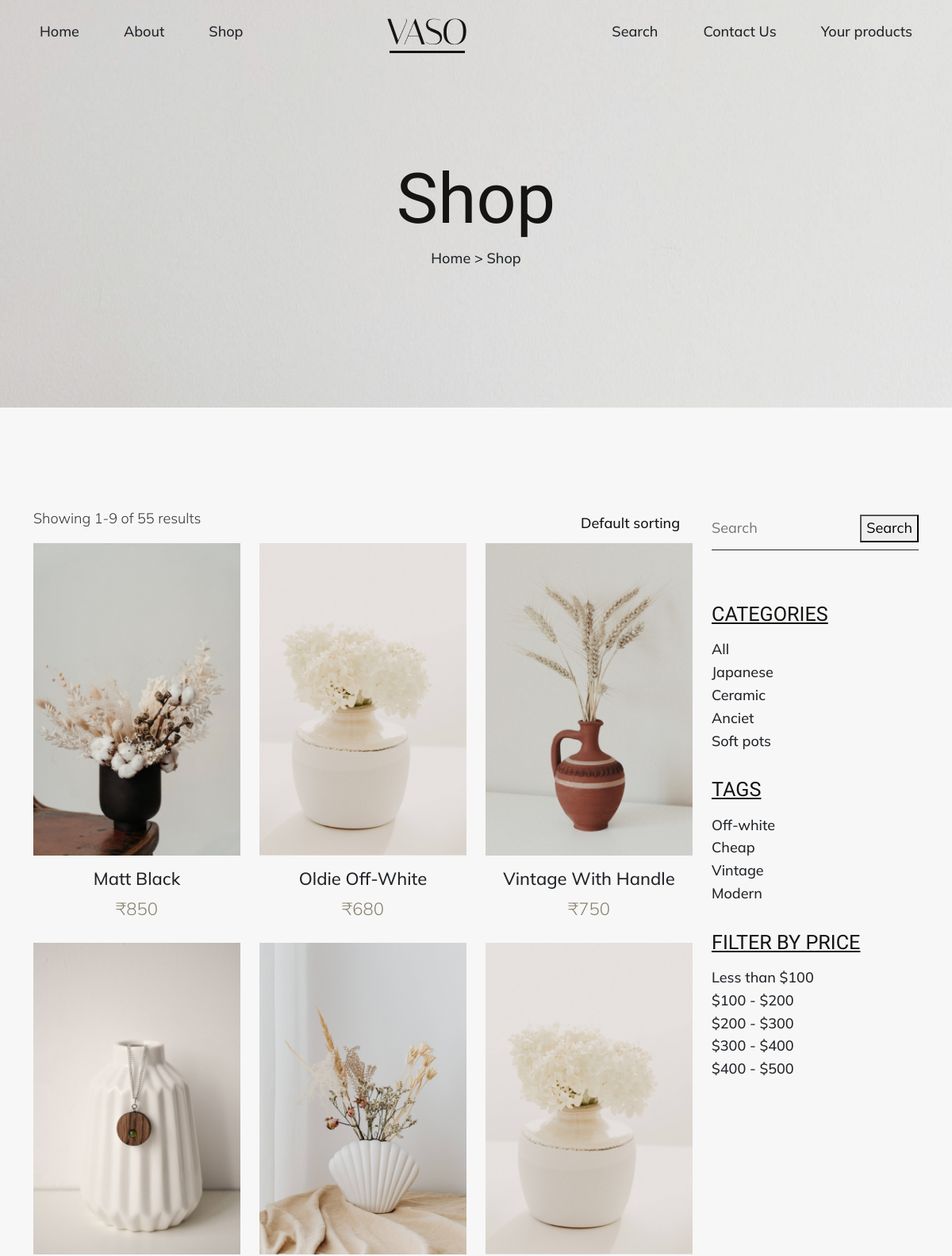
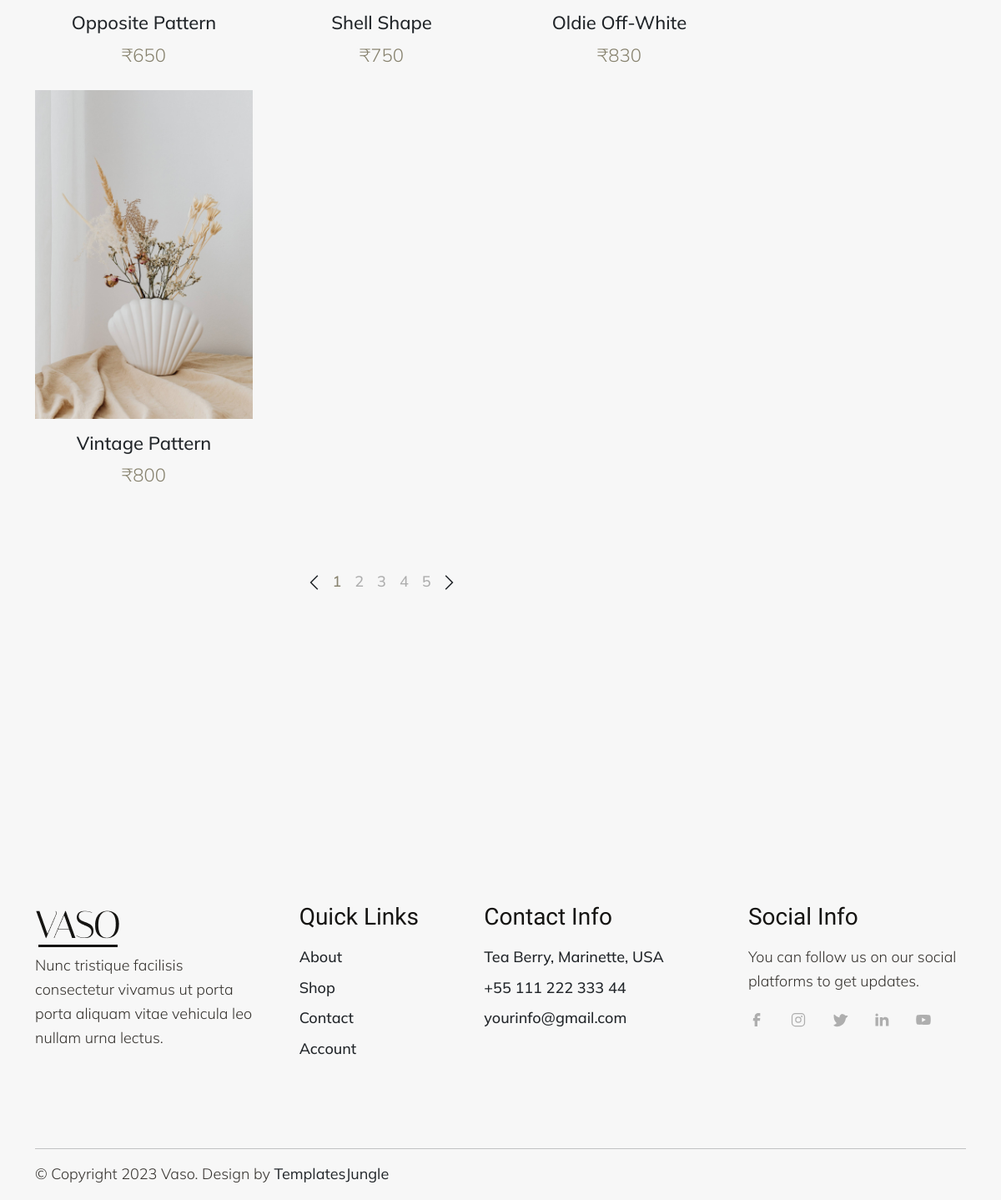
The app's page /product/shop/ with its own data (2 pictures, top to bottom).
### products/models.py (models this page shows, shortened)
class Products(models.Model):
    name = models.CharField(max_length=225)
    price = models.IntegerField()
    desc = models.TextField(null = True, blank=True)
    detailed_desc = models.TextField(null = True, blank=True)
    ad_desc = models.TextField(null = True, blank=True)
    cate = models.ForeignKey(Category, null=True, on_delete=models.CASCADE, blank=True)
    tags = models.ForeignKey(Tags, null=True, on_delete=models.CASCADE, blank=True)
    banner = models.ImageField(upload_to='products/', null=True, blank=True)
    image1 = models.ImageField(upload_to='products/')
    small_image = models.ImageField(upload_to='products/', null=True, blank=True)
    small_image2 = models.ImageField(upload_to='products/', null=True, blank=True)
    small_image3 = models.ImageField(upload_to='products/',null=True, blank=True)
    large_image = models.ImageField(upload_to='products/',null=True, blank=True)
    large_image2 = models.ImageField(upload_to='products/', null=True, blank=True)
    large_image3 = models.ImageField(upload_to='products/',null=True, blank=True)

class Category(models.Model):
    name = models.CharField(max_length=225)

class Tags(models.Model):
    name = models.CharField(max_length=225)

### products/views.py (the view)
# urls.py: path('shop/', shop, name='shop'),
def shop(request):
    if request.method=="POST":
        print("Entered")
        search = request.POST.get('search')
        if search:
            products = Products.objects.filter(name__icontains=search)
            print(search)
        else:
            products = Products.objects.all()
    else:
        products = Products.objects.all()
    category = Category.objects.all()
    tags = Tags.objects.all()
    return render(request,"shop.html",{'p':products, 'c':category, 't':tags})

### templates/shop.html (shortened to what this page needs)
{% extends "base.html" %}
{%load static%}
{%block start%}
    <section class="hero-section jarallax d-flex align-items-center justify-content-center padding-medium pb-5" style="background: url(/upload/hero-img.jpg) no-repeat;">
      <div class="hero-content">
        <div class="container">
          <div class="row">
            <div class="text-center padding-large no-padding-bottom">
              <h1>Shop</h1>
              <div class="breadcrumbs">
                <span class="item">
                  <a href="index.html">Home ></a>
                </span>
                <span class="item">Shop</span>
              </div>
            </div>
          </div>
        </div>
      </div>
    </section>
    <div class="shopify-grid padding-large">
      <div class="container">
        <div class="row">
          <main class="col-md-9">
            <div class="filter-shop d-flex flex-wrap justify-content-between">
              <div class="showing-product">
                <p>Showing 1-9 of 55 results</p>
              </div>
              <div class="sort-by">
                <select id="input-sort" class="form-control" data-filter-sort="" data-filter-order="">
                  <option value="">Default sorting</option>
                </select>
              </div>
            </div>
            <div class="row product-content product-store">
              {%for i in p%}
              <div class="col-lg-4 col-md-6">
                <div class="product-card mb-3 position-relative">
                  <div class="image-holder zoom-effect">
                    <img src="/upload/{{i.image1}}" alt="product-item" class="img-fluid zoom-in">
                  </div>
                  <div class="card-detail text-center pt-3 pb-2">
                    <h5 class="card-title fs-3 text-capitalize">
                      <a href="#">{{i.name}}</a>
                    </h5>
                    <span class="item-price text-primary fs-3 fw-light">₹{{i.price}}</span>
                  </div>
                </div>
              </div>
            {% endfor %}
            <nav class="navigation paging-navigation text-center padding-medium" role="navigation">
              <div class="pagination loop-pagination d-flex justify-content-center align-items-center">
                <a href="#" class="d-flex pe-2">
                  <svg width="24" height="24"><use xlink:href="#angle-left"></use></svg>
                </a>
                <span aria-current="page" class="page-numbers current pe-3">1</span>
                <a class="page-numbers pe-3" href="#">2</a>
                <a class="page-numbers pe-3" href="#">3</a>
                <a class="page-numbers pe-3" href="#">4</a>
                <a class="page-numbers" href="#">5</a>
                <a href="#" class="d-flex ps-2">
                  <svg width="24" height="24"><use xlink:href="#angle-right"></use></svg>
                </a>
              </div>
            </nav>
          </main>
          <aside class="col-md-3">
            <div class="sidebar">
              <div class="widget-menu">
                <div class="widget-search-bar">
                  <form role="search" method="POST" class="position-relative d-flex justify-content-between align-items-center border-bottom border-dark py-1">
                    <input class="search-field" placeholder="Search" type="search" name="search">
                    <div class="search-icon position-absolute end-0">
                      <button type="submit">Search</button>
                    </div>
                  </form>
                </div>
              </div>
              <div class="widget-product-categories pt-5">
                <h5 class="widget-title text-decoration-underline text-uppercase">Categories</h5>
                <ul class="product-categories sidebar-list list-unstyled">
                  <li class="cat-item">
                    <a href="{%url 'shop' %}">All</a>
                  </li>
                  {%for a in c%}
                  <li class="cat-item">
                    <a href="{%url 'shop_category' a.id%}">{{a.name}}</a>
                  </li>
                  {%endfor%}
                </ul>
              </div>
              <div class="widget-product-tags pt-3">
                <h5 class="widget-title text-decoration-underline text-uppercase">Tags</h5>
                <ul class="product-tags sidebar-list list-unstyled">
                  {%for q in t%}
                  <li class="tags-item">
                    <a href="{%url 'shop_category' q.id%}">{{q.name}}</a>
                  </li>
                  {%endfor%}
                </ul>
              </div>
              <div class="widget-price-filter pt-3">
                <h5 class="widget-title text-decoration-underline text-uppercase">Filter By Price</h5>
                <ul class="product-tags sidebar-list list-unstyled">
                  <li class="tags-item">
                    <a href="">Less than $100</a>
                  </li>
                  <li class="tags-item">
                    <a href="">$100 - $200</a>
                  </li>
                  <li class="tags-item">
                    <a href="">$200 - $300</a>
                  </li>
                  <li class="tags-item">
                    <a href="">$300 - $400</a>
                  </li>
                  <li class="tags-item">
                    <a href="">$400 - $500</a>
                  </li>
                </ul>
              </div>
            </div>
          </aside>
        </div>
      </div>
    </div>
    <footer id="footer" class="overflow-hidden padding-xlarge pb-0">
      <div class="container">
        <div class="row">
          <div class="footer-top-area pb-5">
            <div class="row d-flex flex-wrap justify-content-between">
              <div class="col-lg-3 col-sm-6 pb-3" data-aos="fade" data-aos-easing="ease-in" data-aos-duration="1000" data-aos-once="true">
                <div class="footer-menu">
                  <img src="images/main-logo.png" alt="logo" class="mb-2">
                  <p>Nunc tristique facilisis consectetur vivamus ut porta porta aliquam vitae vehicula leo nullam urna lectus.</p>
                </div>
              </div>
              <div class="col-lg-2 col-sm-6 pb-3" data-aos="fade" data-aos-easing="ease-in" data-aos-duration="1200" data-aos-once="true">
                <div class="footer-menu">
                  <h4 class="widget-title pb-2">Quick Links</h4>
                  <ul class="menu-list list-unstyled">
                    <li class="menu-item pb-2">
                      <a href="about.html">About</a>
                    </li>
                    <li class="menu-item pb-2">
                      <a href="shop.html">Shop</a>
                    </li>
                    <li class="menu-item pb-2">
                      <a href="contact.html">Contact</a>
                    </li>
                    <li class="menu-item pb-2">
                      <a href="login.html">Account</a>
                    </li>
                  </ul>
                </div>
              </div>
              <div class="col-lg-3 col-sm-6 pb-3" data-aos="fade" data-aos-easing="ease-in" data-aos-duration="1400" data-aos-once="true">
                <div class="footer-menu contact-item">
                  <h4 class="widget-title pb-2">Contact info</h4>
                  <ul class="menu-list list-unstyled">
                    <li class="menu-item pb-2">
                      <a href="#">Tea Berry, Marinette, USA</a>
                    </li>
                    <li class="menu-item pb-2">
                      <a href="#">+55 111 222 333 44</a>
                    </li>
                    <li class="menu-item pb-2">
                      <a href="mailto:">yourinfo@gmail.com</a>
                    </li>
                  </ul>
                </div>
              </div>
              <div class="col-lg-3 col-sm-6 pb-3" data-aos="fade" data-aos-easing="ease-in" data-aos-duration="1600" data-aos-once="true">
                <div class="footer-menu">
                  <h4 class="widget-title pb-2">Social info</h4>
                  <p>You can follow us on our social platforms to get updates.</p>
                  <div class="social-links">
                    <ul class="d-flex list-unstyled">
                      <li>
                        <a href="#">
                          <svg class="facebook">
                            <use xlink:href="#facebook">
                          </svg>
                        </a>
                      </li>
                      <li>
                        <a href="#">
                          <svg class="instagram">
                            <use xlink:href="#instagram">
                          </svg>
                        </a>
                      </li>
                      <li>
                        <a href="#">
                          <svg class="twitter">
                            <use xlink:href="#twitter">
                          </svg>
                        </a>
                      </li>
                      <li>
                        <a href="#">
                          <svg class="linkedin">
                            <use xlink:href="#linkedin">
                          </svg>
                        </a>
                      </li>
                      <li>
                        <a href="#">
                          <svg class="youtube">
                            <use xlink:href="#youtube">
                          </svg>
                        </a>
                      </li>
                    </ul>
                  </div>
                </div>
              </div>
            </div>
          </div>
        </div>
        <hr>
      </div>
    </footer>
    <div id="footer-bottom">
      <div class="container">
        <div class="row d-flex flex-wrap justify-content-between">
          <div class="col-12">
            <div class="copyright">
              <p>© Copyright 2023 Vaso. Design by <a href="https://templatesjungle.com/" target="_blank"><b>TemplatesJungle</b></a></p>
            </div>
          </div>
        </div>
      </div>
    </div>
{%endblock%}

### templates/base.html (shortened to what this page needs)
{%load static%}
<html>
<head>
    <link rel="stylesheet" href="https://cdn.jsdelivr.net/npm/bootstrap@4.0.0/dist/css/bootstrap.min.css">
    <link rel="stylesheet" type="text/css" href="{%static 'css/vendor.css' %}">
    <link rel="stylesheet" type="text/css" href="{%static 'css/bootstrap.min.css' %}">
    <link rel="stylesheet" type="text/css" href="{%static 'css/style.css'%}">
  </head>
  <body>
    <header id="header" class="site-header">
      <nav id="header-nav" class="navbar navbar-expand-lg px-3">
        <div class="container">
          <div class="offcanvas offcanvas-end" tabindex="-1" id="bdNavbar" aria-labelledby="bdNavbarOffcanvasLabel">
            <div class="offcanvas-body">
              <ul id="navbar" class="navbar-nav w-100 d-flex justify-content-between align-items-center">
                <ul class="list-unstyled d-lg-flex justify-content-md-between align-items-center">
                  <li class="nav-item">
                    <a class="nav-link ms-0" href="{%url 'index'%}">Home</a>
                  </li>
                  <li class="nav-item">
                    <a class="nav-link ms-0" href="{%url 'about'%}">About</a>
                  </li>
                  <li class="nav-item">
                    <a class="nav-link ms-0" href="{%url 'shop'%}">Shop</a>
                  </li>
                </ul>
                <a class="navbar-brand d-none d-lg-block me-0" href="index.html">
                  <img src="/upload/main-logo.png" class="logo">
                </a>
                <ul class="list-unstyled d-lg-flex justify-content-between align-items-center">
                  <li class="nav-item search-item">
                    <div id="search-bar" class="border-right d-none d-lg-block">
                      <form method="POST" style="margin-bottom: 0px;">
                        <input id="search" class="text-dark" name="search" type="text" placeholder="Search Here...">
                        <a type="submit" class="nav-link me-0" href="#">Search</a>
                      </form>
                    </div>
                  </li>
                  <li class="nav-item">
                    <a class="nav-link me-0" href="{%url 'contact'%}">Contact Us</a>
                  </li>
                  <li class="cart-dropdown nav-item dropdown">
                    <a class="nav-link dropdown-toggle me-0" data-bs-toggle="dropdown" href="#" role="button" aria-expanded="false">Your products</a>
                  </li>
                </ul>
              </ul>
            </div>
          </div>
        </div>
      </nav>
    </header>
    {%block start%}
    {% endblock %}
  </body>
</html>

### records on screen
Products: image1 (picture), name "Matt Black", price "850"
Products: image1 (picture), name "Oldie Off-White", price "680"
Products: image1 (picture), name "Vintage With Handle", price "750"
Products: image1 (picture), name "Opposite Pattern", price "650"
Products: image1 (picture), name "Shell Shape", price "750"
Products: image1 (picture), name "Oldie Off-White", price "830"
Products: image1 (picture), name "Vintage Pattern", price "800"
Category: name "Japanese"
Category: name "Ceramic"
Category: name "Anciet"
Category: name "Soft pots"
Tags: name "Off-white"
Tags: name "Cheap"
Tags: name "Vintage"
Tags: name "Modern"
